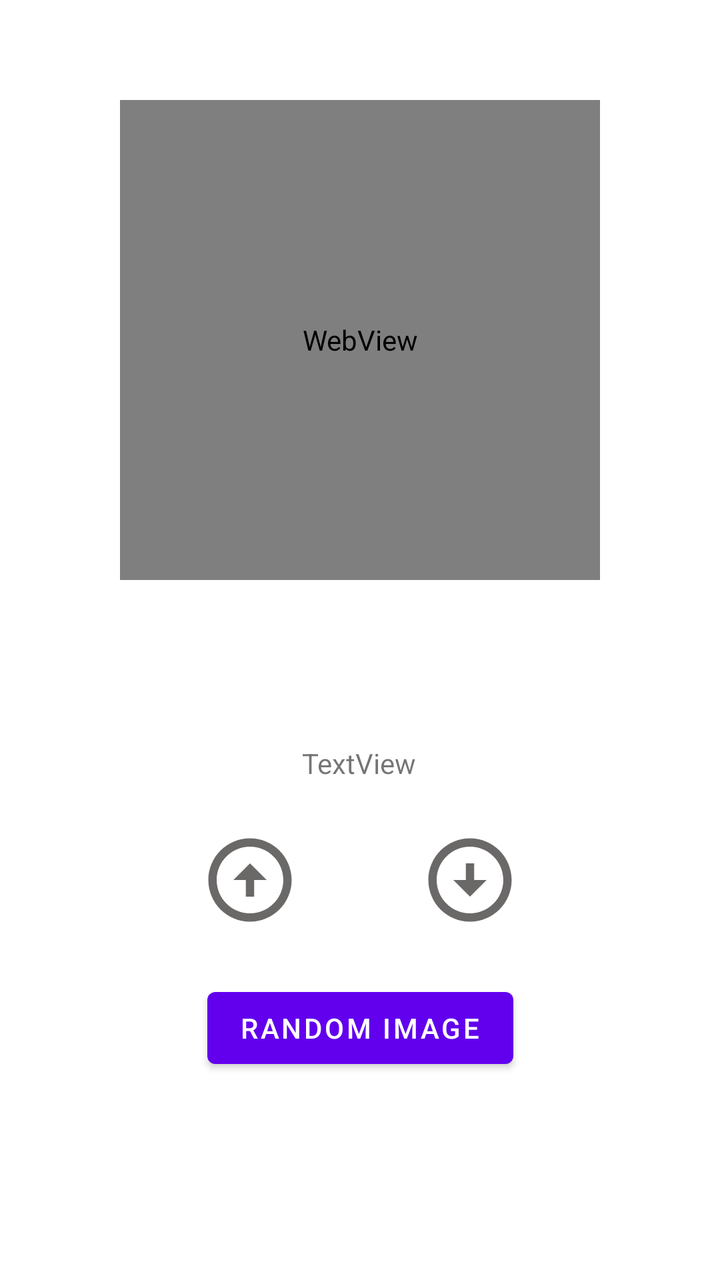
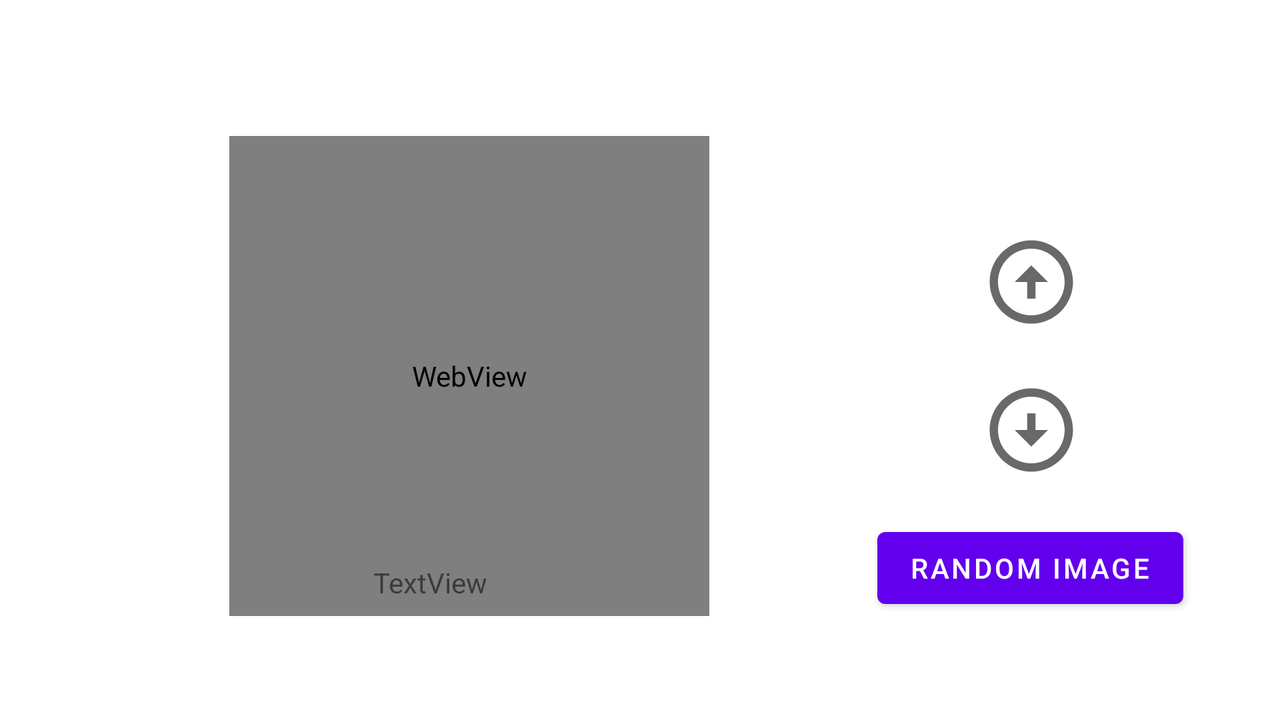

First picture: res/layout/ on a phone held upright. Second picture: the repository's own variant of that layout, on a device whose configuration matches the variant's folder. Source for both follows.
<!-- AndroidManifest.xml: application theme Theme.WWUBricks -->
<!-- res/layout/fragment_home_page.xml -->
<?xml version="1.0" encoding="utf-8"?>
<FrameLayout xmlns:android="http://schemas.android.com/apk/res/android"
    xmlns:app="http://schemas.android.com/apk/res-auto"
    xmlns:tools="http://schemas.android.com/tools"
    android:layout_width="match_parent"
    android:layout_height="match_parent"
    tools:context=".HomePageFragment"
    android:background="@color/white"
    >

    <androidx.constraintlayout.widget.ConstraintLayout
        android:layout_width="match_parent"
        android:layout_height="match_parent">

        <WebView
            android:id="@+id/webview"
            android:layout_width="240dp"
            android:layout_height="240dp"
            android:layout_marginTop="50dp"
            app:layout_constraintEnd_toEndOf="parent"
            app:layout_constraintStart_toStartOf="parent"
            app:layout_constraintTop_toTopOf="parent" />


        <ImageButton
            android:id="@+id/upvote_button"
            android:background="@color/white"
            android:src="@drawable/ic_baseline_arrow_circle_up_24"
            android:layout_width="wrap_content"
            android:layout_height="wrap_content"
            android:layout_marginStart="100dp"
            android:layout_marginBottom="50dp"
            android:text="Up"
            app:layout_constraintBottom_toBottomOf="parent"
            app:layout_constraintStart_toStartOf="parent"
            app:layout_constraintTop_toBottomOf="@+id/webview" />

        <ImageButton
            android:id="@+id/downvote_button"
            android:background="@color/white"
            android:src="@drawable/ic_baseline_arrow_circle_down_24"

            android:layout_width="wrap_content"
            android:layout_height="wrap_content"
            android:layout_marginEnd="100dp"
            android:layout_marginBottom="50dp"
            android:text="Down"
            app:layout_constraintBottom_toBottomOf="parent"
            app:layout_constraintEnd_toEndOf="parent"
            app:layout_constraintTop_toBottomOf="@+id/webview" />

        <Button
            android:id="@+id/newPic"
            android:layout_width="wrap_content"
            android:layout_height="wrap_content"
            android:layout_marginTop="200dp"
            android:text="Random Image"
            app:layout_constraintEnd_toEndOf="parent"
            app:layout_constraintStart_toStartOf="parent"
            app:layout_constraintTop_toBottomOf="@+id/webview"
            />

        <TextView
            android:id="@+id/vote_text"
            android:layout_width="wrap_content"
            android:layout_height="wrap_content"
            android:text="TextView"
            app:layout_constraintBottom_toBottomOf="parent"
            app:layout_constraintEnd_toEndOf="parent"
            app:layout_constraintHorizontal_bias="0.498"
            app:layout_constraintStart_toStartOf="parent"
            app:layout_constraintTop_toTopOf="parent"
            app:layout_constraintVertical_bias="0.599" />
    </androidx.constraintlayout.widget.ConstraintLayout>

</FrameLayout>
<!-- resources referenced by this layout -->
<resources>
  <!-- drawable ic_baseline_arrow_circle_down_24 (drawable) -->
  <vector android:height="50dp" android:tint="#6B6868"
      android:viewportHeight="24" android:viewportWidth="24"
      android:width="50dp" xmlns:android="http://schemas.android.com/apk/res/android">
      <path android:fillColor="@android:color/white" android:pathData="M12,4c4.41,0 8,3.59 8,8s-3.59,8 -8,8s-8,-3.59 -8,-8S7.59,4 12,4M12,2C6.48,2 2,6.48 2,12c0,5.52 4.48,10 10,10c5.52,0 10,-4.48 10,-10C22,6.48 17.52,2 12,2L12,2zM13,12l0,-4h-2l0,4H8l4,4l4,-4H13z"/>
  </vector>
  <!-- drawable ic_baseline_arrow_circle_up_24 (drawable) -->
  <vector android:height="50dp" android:tint="#6B6868"
      android:viewportHeight="24" android:viewportWidth="24"
      android:width="50dp" xmlns:android="http://schemas.android.com/apk/res/android">
      <path android:fillColor="@android:color/white" android:pathData="M12,20c-4.41,0 -8,-3.59 -8,-8s3.59,-8 8,-8s8,3.59 8,8S16.41,20 12,20M12,22c5.52,0 10,-4.48 10,-10c0,-5.52 -4.48,-10 -10,-10C6.48,2 2,6.48 2,12C2,17.52 6.48,22 12,22L12,22zM11,12l0,4h2l0,-4h3l-4,-4l-4,4H11z"/>
  </vector>
  <style name="Theme.WWUBricks" parent="Theme.MaterialComponents.DayNight.DarkActionBar">
          
          <item name="colorPrimary">@color/purple_500</item>
          <item name="colorPrimaryVariant">@color/purple_700</item>
          <item name="colorOnPrimary">@color/white</item>
          
          <item name="colorSecondary">@color/teal_200</item>
          <item name="colorSecondaryVariant">@color/teal_700</item>
          <item name="colorOnSecondary">@color/black</item>
          
          <item name="android:statusBarColor" tools:targetApi="l">?attr/colorPrimaryVariant</item>
          
      </style>
</resources>
<!-- res/layout-land/fragment_home_page.xml (the repository's variant of the layout above) -->
<!-- drawn on the phone turned sideways -->
<?xml version="1.0" encoding="utf-8"?>
<FrameLayout xmlns:android="http://schemas.android.com/apk/res/android"
    xmlns:app="http://schemas.android.com/apk/res-auto"
    xmlns:tools="http://schemas.android.com/tools"
    android:layout_width="match_parent"
    android:layout_height="match_parent"
    tools:context=".HomePageFragment"
    android:background="@color/white"
    >

    <androidx.constraintlayout.widget.ConstraintLayout
        android:layout_width="match_parent"
        android:layout_height="match_parent">


        <WebView
            android:id="@+id/webview"
            android:layout_width="240dp"
            android:layout_height="240dp"
            android:layout_marginTop="68dp"
            app:layout_constraintEnd_toEndOf="parent"
            app:layout_constraintHorizontal_bias="0.287"
            app:layout_constraintStart_toStartOf="parent"
            app:layout_constraintTop_toTopOf="parent" />

        <ImageButton
            android:id="@+id/downvote_button"
            android:layout_width="wrap_content"
            android:layout_height="wrap_content"
            android:layout_marginStart="136dp"
            android:layout_marginTop="24dp"
            android:background="@color/white"
            android:src="@drawable/ic_baseline_arrow_circle_down_24"
            android:text="Up"
            app:layout_constraintStart_toEndOf="@+id/webview"
            app:layout_constraintTop_toBottomOf="@+id/upvote_button" />

        <ImageButton
            android:id="@+id/upvote_button"
            android:layout_width="wrap_content"
            android:layout_height="wrap_content"
            android:layout_marginStart="136dp"
            android:layout_marginTop="116dp"
            android:background="@color/white"
            android:src="@drawable/ic_baseline_arrow_circle_up_24"
            android:text="Down"
            app:layout_constraintStart_toEndOf="@+id/webview"
            app:layout_constraintTop_toTopOf="parent" />

        <Button
            android:id="@id/newPic"
            android:layout_width="wrap_content"
            android:layout_height="wrap_content"
            android:layout_marginStart="84dp"
            android:layout_marginTop="20dp"
            android:text="Random Image"
            app:layout_constraintStart_toEndOf="@+id/webview"
            app:layout_constraintTop_toBottomOf="@+id/downvote_button" />

        <TextView
            android:id="@+id/vote_text"
            android:layout_width="wrap_content"
            android:layout_height="wrap_content"
            android:text="TextView"
            app:layout_constraintBottom_toBottomOf="parent"
            app:layout_constraintEnd_toEndOf="parent"
            app:layout_constraintHorizontal_bias="0.32"
            app:layout_constraintStart_toStartOf="parent"
            app:layout_constraintTop_toTopOf="parent"
            app:layout_constraintVertical_bias="0.826" />
    </androidx.constraintlayout.widget.ConstraintLayout>


</FrameLayout>
